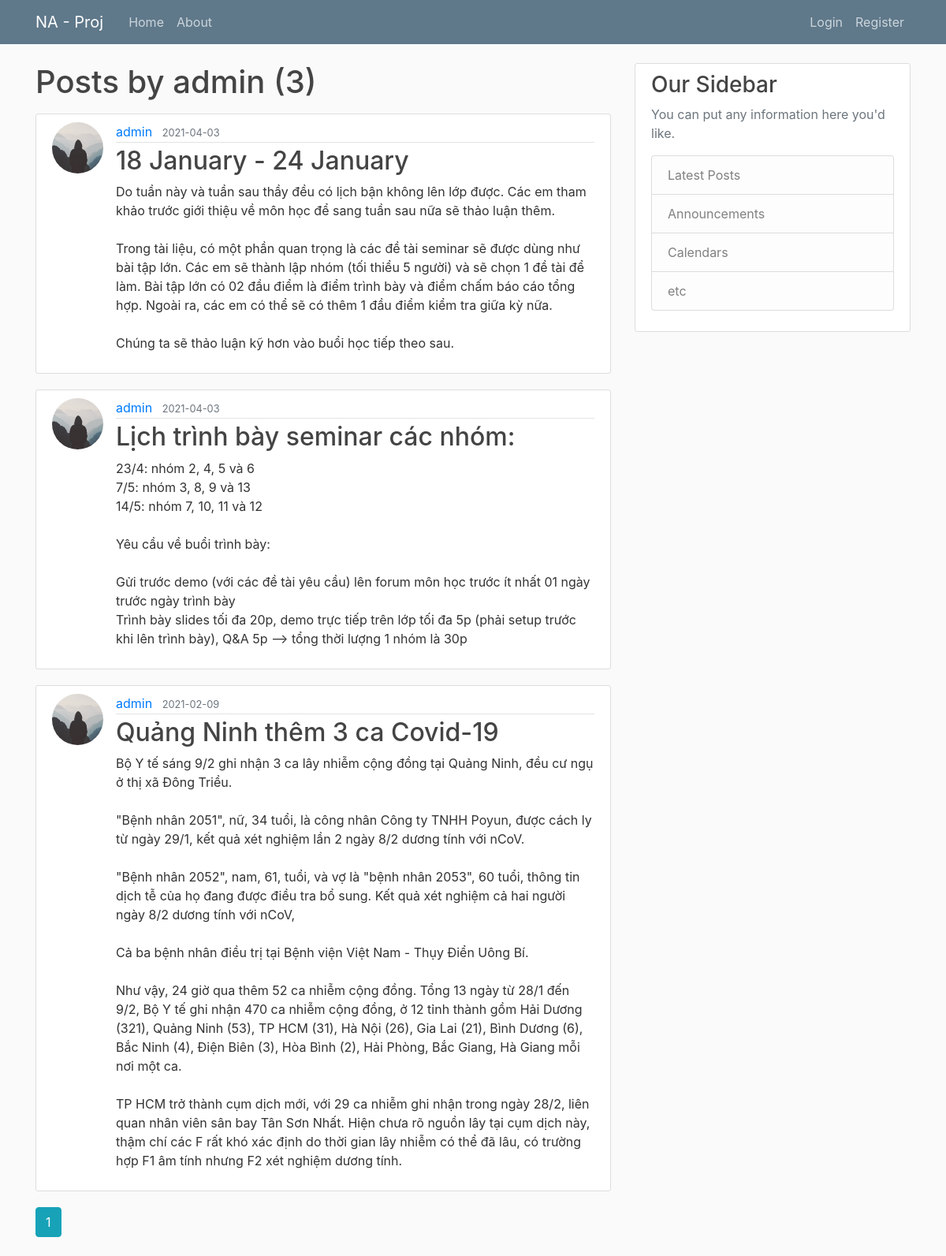
Screenshot of /user/admin with the database file from the repository.
### na_service/models.py (models this page shows, shortened)
class User(db.Model, UserMixin):
    id = db.Column(db.Integer, primary_key=True)
    username = db.Column(db.String(20), unique=True, nullable=False)
    email = db.Column(db.String(120), unique=True, nullable=False)
    image_file = db.Column(db.String(20), nullable=False, default='default.jpg')
    password = db.Column(db.String(60), nullable=False)
    posts = db.relationship('Post', backref='author', lazy=True)

class Post(db.Model):
    id = db.Column(db.Integer, primary_key=True)
    title = db.Column(db.String(100), nullable=False)
    date_posted = db.Column(db.DateTime, nullable=False, default=datetime.utcnow())
    content = db.Column(db.Text, nullable=False)
    user_id = db.Column(db.Integer, db.ForeignKey('user.id'), nullable=False)

### na_service/users/routes.py (the view)
@users.route('/user/<string:username>')
def user_posts(username):
    page = request.args.get('page', 1, type=int) # 1 la gia tri default cua thang page
    user = User.query.filter_by(username=username).first_or_404()
    posts = Post.query.filter_by(author=user).order_by(Post.date_posted.desc()).paginate(page=page, per_page=5)
    return render_template("user_post.html", posts=posts, user=user)

### na_service/templates/user_post.html
{% extends "layout.html" %}
{% block content %}
    <h1 class="mb-3">Posts by {{ user.username }} ({{ posts.total }})</h1>
    {% for post in posts.items %}
    <article class="media content-section">
        <img class="rounded-circle article-img" src="{{ url_for('static', filename='profile_pics/' + post.author.image_file) }}" alt="image of author">
        <div class="media-body">
            <div class="article-metadata">
                <a class="mr-2" href="{{ url_for('users.user_posts', username=post.author.username) }}">{{ post.author.username }}</a>
                <small class="text-muted">{{ post.date_posted.strftime('%Y-%m-%d') }}</small>
            </div>
            <h2><a class="article-title" href="{{ url_for('posts.post', post_id=post.id) }}">{{ post.title }}</a></h2>
            <p class="article-content">{{ post.content }}</p>
        </div>
    </article>
    {% endfor %}
    {% for page_num in posts.iter_pages(left_edge=1, right_edge=1, left_current=1, right_current=2 ) %}
        {% if page_num %}
            {% if posts.page == page_num %}
                <a class="btn btn-info mb-4" href="{{ url_for('users.user_posts', username=user.username, page=page_num) }}">{{ page_num }}</a>
            {% else %}
                <a class="btn btn-outline-info mb-4" href="{{ url_for('users.user_posts', username=user.username, page=page_num) }}">{{ page_num }}</a>
            {% endif %}
        {% else %}
            ...
        {% endif %}
    {% endfor %}
{% endblock content %}

### na_service/templates/layout.html (shortened to what this page needs)
<!DOCTYPE html>
<html lang="en">
<head>
    <link rel="stylesheet" href="https://cdn.jsdelivr.net/npm/bootstrap@4.5.3/dist/css/bootstrap.min.css"
>
    <link rel="stylesheet" href="{{ url_for('static', filename='css/main.css') }}">
</head>
<body>
    <header class="site-header">
        <nav class="navbar navbar-expand-md navbar-dark bg-steel fixed-top">
            <div class="container">
                <a class="navbar-brand mr-4" href="/">NA - Proj</a>
                <div class="collapse navbar-collapse" id="navbarToggle">
                    <div class="navbar-nav mr-auto">
                        <a class="nav-item nav-link" href="{{ url_for('main.home') }}">Home</a>
                        <a class="nav-item nav-link" href="{{ url_for('main.about') }}">About</a>
                    </div>
                    <div class="navbar-nav">
                        {% if current_user.is_authenticated %}
                            <a class="nav-item nav-link" href="{{ url_for('posts.new_post') }}">New Post</a>
                            <a class="nav-item nav-link" href="{{ url_for('users.account') }}">Account</a>
                            <a class="nav-item nav-link" href="{{ url_for('users.logout') }}">Logout</a>
                        {% else %}
                            <a class="nav-item nav-link" href="{{ url_for('users.login') }}">Login</a>
                            <a class="nav-item nav-link" href="{{ url_for('users.register') }}">Register</a>
                        {% endif %}
                    </div>
                </div>
            </div>
        </nav>
    </header>
    <main role="main" class="container">
        <div class="row">
            <div class="col-md-8">
                {% block content %}
                {% endblock %}
            </div>
            <div class="col-md-4">
                <div class="content-section">
                    <h3>Our Sidebar</h3>
                    <p class='text-muted'>You can put any information here you'd like.
                        <ul class="list-group">
                            <li class="list-group-item list-group-item-light">Latest Posts</li>
                            <li class="list-group-item list-group-item-light">Announcements</li>
                            <li class="list-group-item list-group-item-light">Calendars</li>
                            <li class="list-group-item list-group-item-light">etc</li>
                        </ul>
                    </p>
                </div>
            </div>
        </div>
    </main>
</body>
</html>

### na_service/static/css/main.css (style rules this page uses)
body { background: #fafafa; color: #333333; margin-top: 5rem; }
h1, h2, h3, h4, h5, h6 { color: #444444; }
.bg-steel { background-color: #5f788a; }
.site-header .navbar-nav .nav-link { color: #cbd5db; }
.content-section { background: #ffffff; padding: 10px 20px; border: 1px solid #dddddd; border-radius: 3px; margin-bottom: 20px; }
.article-title { color: #444444; }
.article-content { white-space: pre-line; }
.article-img { height: 65px; width: 65px; margin-right: 16px; }
.article-metadata { padding-bottom: 1px; margin-bottom: 4px; border-bottom: 1px solid #e3e3e3 }

### rows the page displays
User: username "admin"
Post: image_file (placeholder picture), author.username "admin", date_posted "2021-04-03", title "18 January - 24 January", content "Do tuần này và tuần sau thầy đều có lịch bận không lên lớp được. Các em tham khảo trước giới thiệu về môn học để sang tuần sau nữa sẽ thảo luận thêm. Trong tài liệu, có một phần quan trọng là các đề tài seminar sẽ được dùng như bài tập lớn. Các em sẽ thành lập nhóm (tối thiểu 5 người) và sẽ chọn 1 đề tài để làm. Bài tập lớn có 02 đầu điểm là điểm trình bày và điểm chấm báo cáo tổng hợp. Ngoài ra, các em có thể sẽ có thêm 1 đầu điểm kiểm tra giữa kỳ nữa. Chúng ta sẽ thảo luận kỹ hơn vào buổi học tiếp theo sau."
Post: image_file (placeholder picture), author.username "admin", date_posted "2021-04-03", title "Lịch trình bày seminar các nhóm:", content "23/4: nhóm 2, 4, 5 và 6 7/5: nhóm 3, 8, 9 và 13 14/5: nhóm 7, 10, 11 và 12 Yêu cầu về buổi trình bày: Gửi trước demo (với các đề tài yêu cầu) lên forum môn học trước ít nhất 01 ngày trước ngày trình bày Trình bày slides tối đa 20p, demo trực tiếp trên lớp tối đa 5p (phải setup trước khi lên trình bày), Q&A 5p --> tổng thời lượng 1 nhóm là 30p"
Post: image_file (placeholder picture), author.username "admin", date_posted "2021-02-09", title "Quảng Ninh thêm 3 ca Covid-19", content "Bộ Y tế sáng 9/2 ghi nhận 3 ca lây nhiễm cộng đồng tại Quảng Ninh, đều cư ngụ ở thị xã Đông Triều. \"Bệnh nhân 2051\", nữ, 34 tuổi, là công nhân Công ty TNHH Poyun, được cách ly từ ngày 29/1, kết quả xét nghiệm lần 2 ngày 8/2 dương tính với nCoV. \"Bệnh nhân 2052\", nam, 61, tuổi, và vợ là \"bệnh nhân 2053\", 60 tuổi, thông tin dịch tễ của họ đang được điều tra bổ sung. Kết quả xét nghiệm cả hai người ngày 8/2 dương tính với nCoV, Cả ba bệnh nhân điều trị tại Bệnh viện Việt Nam - Thụy Điển Uông Bí. Như vậy, 24 giờ qua thêm 52 ca nhiễm cộng đồng. Tổng 13 ngày từ 28/1 đến 9/2, Bộ Y tế ghi nhận 470 ca nhiễm cộng đồng, ở 12 tỉnh thành gồm Hải Dương (321), Quảng Ninh (53), TP HCM (31), Hà Nội (26),…"

### other values shown
{{ posts.total }} "3"
{{ page_num }} "1"
